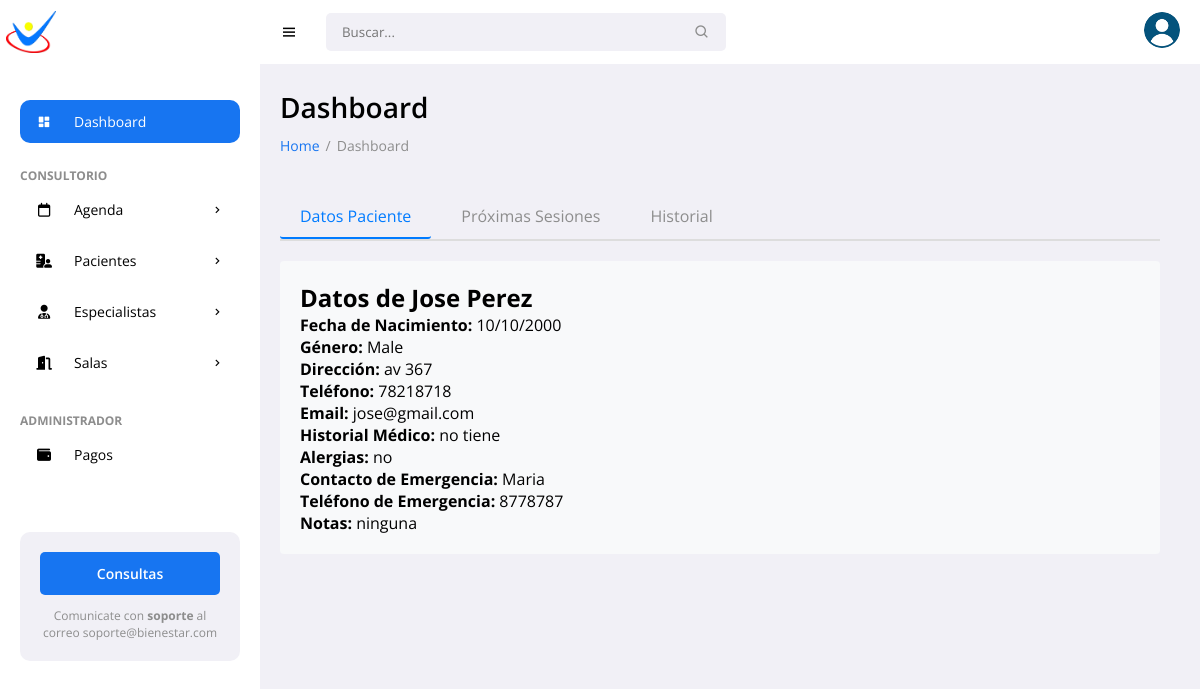
/patient/1/schedule/ (signed in), run on the app's committed database.
### pacientes/models.py (models this page shows)
class Patient(models.Model):
    name = models.CharField(max_length=100)
    surname = models.CharField(max_length=100)
    date_of_birth = models.DateField()
    gender = models.CharField(max_length=10, choices=[('M','Male'), ('F','Female')])
    address = models.CharField(max_length=255)
    phone_number = models.CharField(max_length=20)
    email = models.EmailField()
    photo = models.ImageField(upload_to='patient_photos/', blank=True, null=True)
    marital_status = models.CharField(max_length=20)
    medical_diagnosis = models.TextField()
    attachments = models.FileField(upload_to='patient_attachments/', blank=True, null=True)
    therapy = models.CharField(max_length=100)
    education = models.CharField(max_length=100, default='No especificado')
    therapist = models.ForeignKey(Specialist, on_delete=models.SET_NULL, null=True, related_name='patients')
    medical_history = models.TextField(blank=True, null=True)
    allergies = models.CharField(max_length=255, blank=True)  # Changed from TextField
    emergency_contact_name = models.CharField(max_length=100)
    emergency_contact_phone = models.CharField(max_length=20)  # Updated length
    notes = models.TextField(blank=True)
    created_date = models.DateTimeField(auto_now_add=True)
    status = models.CharField(max_length=50, choices=[
        ('Active', 'Active'),
        ('Discharged', 'Discharged'),
        ('Suspended', 'Suspended')
    ])
    def __str__(self):
        return f'{self.name} {self.surname}'

### pacientes/views.py (the view)
# urls.py: path('patient/<int:patient_id>/schedule/', views.patient_schedule, name='patient_schedule'),
@login_required
def patient_schedule(request, patient_id):
    patient = get_object_or_404(Patient, id=patient_id)
    sessions = Session.objects.filter(patient=patient).order_by('date', 'time')
    specialists = Specialist.objects.all()
    rooms = Room.objects.all()
    if request.method == 'POST':
        form = SessionForm(request.POST, request.FILES)
        if form.is_valid():
            session = form.save(commit=False)
            session.patient = patient
            session.save()
            return redirect('patient_schedule', patient_id=patient.id)
    else:
        form = SessionForm(initial={'patient': patient})
    return render(request, 'pacientes/patient_schedule.html', {
        'patient': patient,
        'sessions': sessions,
        'form': form,
        'specialists': specialists,
        'rooms': rooms
    })

### pacientes/forms.py
class SessionForm(forms.ModelForm):
    class Meta:
        model = Session
        fields = [
            'patient', 'specialist', 'room', 'date',
            'time', 'objective', 'activity', 'materials',
            'observation', 'attachment'
        ]
        labels = {
            'patient': 'Paciente',
            'specialist': 'Especialista',
            'room': 'Sala',
            'date': 'Fecha',
            'time': 'Hora',
            'objective': 'Objetivo',
            'activity': 'Actividad',
            'materials': 'Materiales',
            'observation': 'Observación',
            'attachment': 'Archivo Adjunto'
        }
        widgets = {
            'date': forms.DateInput(attrs={'type': 'date'}),
            'time': forms.TimeInput(attrs={'type': 'time'}),
            'activity': forms.Textarea(attrs={'rows': 4}),
            'materials': forms.Textarea(attrs={'rows': 3}),
            'observation': forms.Textarea(attrs={'rows': 3})
        }

### pacientes/models.py (called while the page is built)
    def __str__(self):
        return f"{self.name} {self.surname}"

    def __str__(self):
        return self.name

### pacientes/templates/pacientes/patient_schedule.html (shortened to what this page needs)
{% extends 'pacientes/base.html' %}
{% block left_content %}
<div class="tabs-container">
    <div class="tabs-buttons">
        <button class="tab-button active" data-tab="datos">Datos Paciente</button>
        <button class="tab-button" data-tab="proximas">Próximas Sesiones</button>
        <button class="tab-button" data-tab="historial">Historial</button>
    </div>
    <div class="tabs-content">
        <div class="tab-content active" id="datos">
            <h1>Datos de {{ patient.name }} {{ patient.surname }}</h1>
            <p><strong>Fecha de Nacimiento:</strong> {{ patient.date_of_birth|date:"d/m/Y" }}</p>
            <p><strong>Género:</strong> {{ patient.get_gender_display }}</p>
            <p><strong>Dirección:</strong> {{ patient.address }}</p>
            <p><strong>Teléfono:</strong> {{ patient.phone_number }}</p>
            <p><strong>Email:</strong> {{ patient.email }}</p>
            <p><strong>Historial Médico:</strong> {{ patient.medical_history|default:"Sin información" }}</p>
            <p><strong>Alergias:</strong> {{ patient.allergies|default:"Sin alergias registradas" }}</p>
            <p><strong>Contacto de Emergencia:</strong> {{ patient.emergency_contact_name }}</p>
            <p><strong>Teléfono de Emergencia:</strong> {{ patient.emergency_contact_phone }}</p>
            <p><strong>Notas:</strong> {{ patient.notes|default:"Sin notas adicionales" }}</p>
        </div>
    </div>
</div>
{% endblock %}

### pacientes/static/pacientes/css/styles.css (style rules this page uses)
* { font-family: 'Open Sans', sans-serif; margin: 0; padding: 0; box-sizing: border-box; }
:root { --grey: #F1F0F6; --dark-grey: #8D8D8D; --light: #fff; --dark: #000; --green: #81D43A; --light-green: #E3FFCB; --blue: #1775F1; --light-blue: #D0E4FF; --dark-blue: #0C5FCD; --red: #FC3B56; }
html { overflow-x: hidden; }
body { background: var(--grey); overflow-x: hidden; }
h1 { color: #000; }
button { padding: 5px 10px; border: none; background-color: #007bff; color: #fff; cursor: pointer; border-radius: 3px; }
.tabs-container { width: 100%; margin-top: 20px; }
.tabs-buttons { display: flex; border-bottom: 2px solid #ddd; margin-bottom: 20px; }
.tab-button { padding: 10px 20px; margin-right: 10px; background-color: transparent; border: none; border-bottom: 2px solid transparent; cursor: pointer; transition: color 0.3s, border-bottom-color 0.3s; font-size: 16px; color: #8D8D8D; }
.tab-button:hover, .tab-button.active { color: #007bff; border-bottom-color: #007bff; }
.tabs-content { padding: 20px; background-color: #f8f9fa; border-radius: 4px; }
.tab-content { display: none; }
.tab-content.active { display: block; }

### data on the page
Patient: name "Jose", surname "Perez", date_of_birth "10/10/2000", gender "Male", address "av 367", phone_number "78218718", email "jose@gmail.com", medical_history "no tiene", allergies "no", emergency_contact_name "Maria", emergency_contact_phone "8778787", notes "ninguna"
